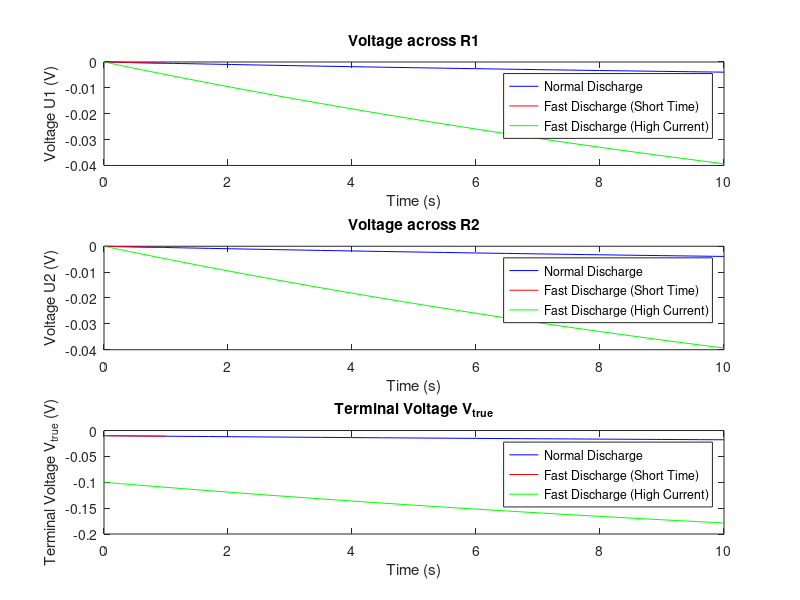

Write MATLAB code to recreate this figure.
% Parameters
R0 = 0.01;      % Ohmic resistance
R1 = 0.01;      % First RC pair resistance
C1 = 2000;      % First RC pair capacitance
R2 = 0.01;      % Second RC pair resistance
C2 = 2000;      % Second RC pair capacitance
I = 1; % Current in Amperes

% Current for normal discharge
I_normal = 1; % Current in Amperes

% Increased current for fast discharge
I_high = 10; % Increased current in Amperes

% Time vectors
tspan_normal = [0 10]; % 0 to 10 seconds for normal observation
tspan_fast = [0 1]; % 0 to 1 second for faster observation

% Initial conditions [U1(0), U2(0)]
initial_conditions = [0, 0];

% Differential equations for normal discharge
odefun_normal = @(t, U) [
    (I_normal - U(1)/R1) / C1;
    (I_normal - U(2)/R2) / C2;
];

% Differential equations for high current discharge
odefun_high = @(t, U) [
    (I_high - U(1)/R1) / C1;
    (I_high - U(2)/R2) / C2;
];

% Solve ODE for normal discharge
[t_normal, U_normal] = ode45(odefun_normal, tspan_normal, initial_conditions);
V_true_normal = I_normal * R0 + U_normal(:,1) + U_normal(:,2);

% Solve ODE for fast discharge (shorter time span)
[t_fast, U_fast] = ode45(odefun_normal, tspan_fast, initial_conditions);
V_true_fast_time = I_normal * R0 + U_fast(:,1) + U_fast(:,2);

% Solve ODE for high current discharge
[t_high, U_high] = ode45(odefun_high, tspan_normal, initial_conditions);
V_true_high = I_high * R0 + U_high(:,1) + U_high(:,2);

% Invert the voltage values for plotting
U1_normal_inverted = -U_normal(:,1);
U2_normal_inverted = -U_normal(:,2);
V_true_normal_inverted = -V_true_normal;

U1_fast_inverted = -U_fast(:,1);
U2_fast_inverted = -U_fast(:,2);
V_true_fast_time_inverted = -V_true_fast_time;

U1_high_inverted = -U_high(:,1);
U2_high_inverted = -U_high(:,2);
V_true_high_inverted = -V_true_high;

% Plot comparison results
figure;
subplot(3,1,1);
plot(t_normal, U1_normal_inverted, 'b', t_fast, U1_fast_inverted, 'r', t_high, U1_high_inverted, 'g');
xlabel('Time (s)');
ylabel('Voltage U1 (V)');
title('Voltage across R1');
legend('Normal Discharge', 'Fast Discharge (Short Time)', 'Fast Discharge (High Current)');

subplot(3,1,2);
plot(t_normal, U2_normal_inverted, 'b', t_fast, U2_fast_inverted, 'r', t_high, U2_high_inverted, 'g');
xlabel('Time (s)');
ylabel('Voltage U2 (V)');
title('Voltage across R2');
legend('Normal Discharge', 'Fast Discharge (Short Time)', 'Fast Discharge (High Current)');

subplot(3,1,3);
plot(t_normal, V_true_normal_inverted, 'b', t_fast, V_true_fast_time_inverted, 'r', t_high, V_true_high_inverted, 'g');
xlabel('Time (s)');
ylabel('Terminal Voltage V_{true} (V)');
title('Terminal Voltage V_{true}');
legend('Normal Discharge', 'Fast Discharge (Short Time)', 'Fast Discharge (High Current)');